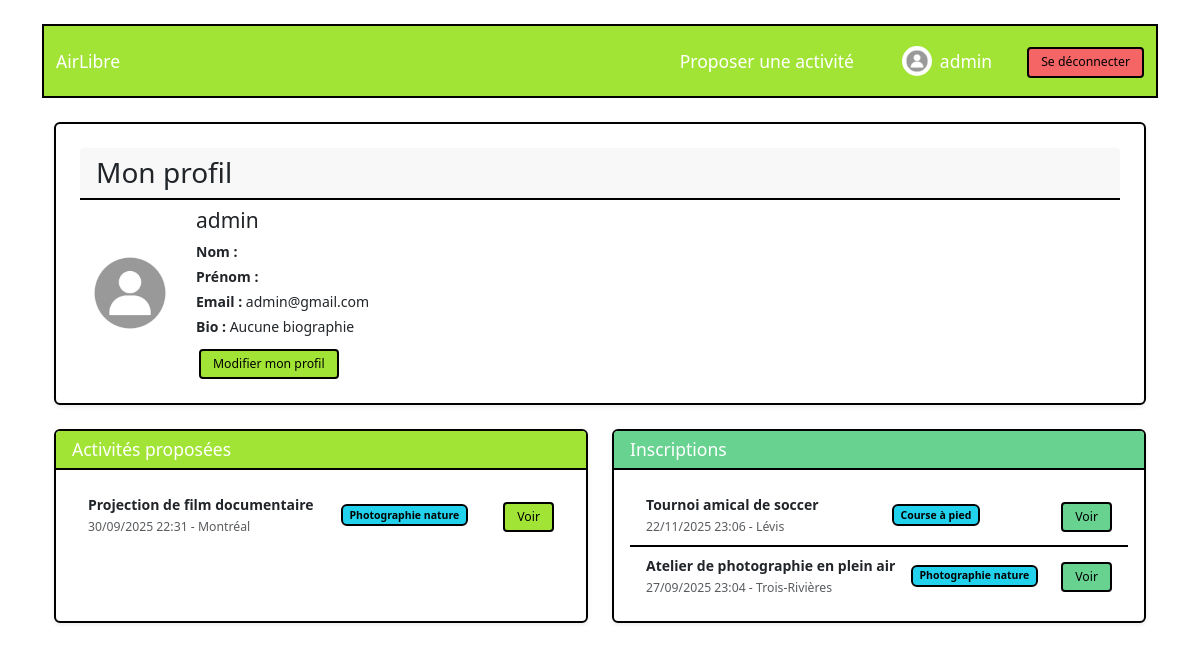
The page /activities/profil/ (signed in) on the database its author committed.
### activities/models.py (models this page shows, shortened)
class User(AbstractUser):
    avatar = models.ImageField(upload_to='avatars/', null=True, blank=True)
    bio = models.TextField(max_length=500, null=True, blank=True)
    ADMIN = 1
    PARTICIPANT = 2
    ORGANISATEUR = 3
    ROLES_UTILISATEURS = [
        (ADMIN, 'Admin'),
        (PARTICIPANT, 'Participant'),
        (ORGANISATEUR, 'Organisateur'),
    ]
    role = models.PositiveSmallIntegerField(
        choices=ROLES_UTILISATEURS,
        blank=True,
        null=True,
        verbose_name="Rôle",
    )
    class Meta:
        verbose_name = "Utilisateur"
        verbose_name_plural = "Utilisateurs"
        default_related_name = 'users_%(class)s_set'
        ordering = ["username"]

class Activity(models.Model):
    title = models.CharField(verbose_name="Titre",
                             validators=[MinLengthValidator(5), MaxLengthValidator(200)])
    description = models.CharField(verbose_name="Description",
                                   validators=[MinLengthValidator(10)],max_length=500)
    location_city = models.CharField(verbose_name="Ville",
                                     validators=[MinLengthValidator(2), MaxLengthValidator(100)])
    start_time = models.DateTimeField(verbose_name="Date et heure de début",
                                      validators=[validate_start])
    end_time = models.DateTimeField(verbose_name="Date et heure de fin")
    proposer = models.ForeignKey(User, verbose_name="Organisateur",
                                 related_name='proposed_activities', on_delete=models.CASCADE)
    attendees = models.ManyToManyField(User, verbose_name="Participants",
                                       related_name='attended_activities')
    category = models.ForeignKey(Category, verbose_name="Catégorie",
                                 related_name='activities',
                                 on_delete=models.SET_NULL,null=True,blank=True)
    created_at = models.DateTimeField(auto_now_add=True)
    updated_at = models.DateTimeField(auto_now=True)
    class Meta:
        verbose_name="Activité"
        verbose_name_plural = "Activités"
        ordering = ["-created_at"]

class Category(models.Model):
    name = models.CharField(verbose_name="Nom de la catégorie", max_length=100, unique=True)
    created_at = models.DateTimeField(auto_now_add=True)
    updated_at = models.DateTimeField(auto_now=True)
    class Meta:
        verbose_name="Catégorie"
        verbose_name_plural = "Catégories"
        ordering = ["-created_at"]

### activities/views.py (the view)
# urls.py: path("profil/", views.profil, name="profil"),
def profil(request):
    if not request.user.is_authenticated:
        raise PermissionDenied("Vous devez être connecté pour accéder à cette page.")
    user = request.user
    activites_proposees = Activity.objects.filter(proposer=user).order_by('-start_time')
    inscriptions = Activity.objects.filter(attendees=user).order_by('-start_time')
    context = {
        'user': user,
        'title': "Mon profil",
        'activites_proposees': activites_proposees,
        'inscriptions': inscriptions,
    }
    return render(request, 'activities/profil.html', context)

### activities/templates/activities/profil.html (shortened to what this page needs)
{% extends "activities/layout.html" %}
{% load static %}
{% block content %}
<div class="container mt-4">
    <div class="card shadow-sm mb-4 p-4">
        <div class="card-header h2 mb-2">{{ title }}</div>
        <div class="d-flex align-items-center">
            {% if user.avatar %}
            <img src="{{ user.avatar.url }}" alt="Avatar" class="rounded-circle me-3" width="100" height="100">
            {% else %}
            <img src="{% static 'activities/images/default-avatar.jpg' %}" alt="Avatar" class="rounded-circle me-3"
                width="100" height="100">
            {% endif %}
            <div>
                <h4>{{ user.username }}</h4>
                <p class="mb-1"><strong>Nom :</strong> {{ user.last_name }}</p>
                <p class="mb-1"><strong>Prénom :</strong> {{ user.first_name }}</p>
                <p class="mb-1"><strong>Email :</strong> {{ user.email }}</p>
                <p class="mb-1"><strong>Bio :</strong> {{ user.bio|default:"Aucune biographie" }}</p>
                <a href="{% url 'update_profil' %}" class="btn btn-outline-primary btn-sm mt-2">Modifier mon profil</a>
            </div>
        </div>
    </div>
    <div class="row mt-4">
        <div class="col-md-6 mb-4">
            <div class="card shadow-sm h-100">
                <div class="card-header bg-primary text-white">
                    <h5 class="mb-0">Activités proposées</h5>
                </div>
                <div class="card-body">
                    {% if activites_proposees %}
                    <ul class="list-group list-group-flush">
                        {% for activite in activites_proposees %}
                        <li class="list-group-item d-flex justify-content-between align-items-center">
                            <div>
                                <strong>{{ activite.title }}</strong><br>
                                <small class="text-muted">
                                    {{ activite.start_time|date:"d/m/Y H:i" }} - {{ activite.location_city }}
                                </small>
                            </div>
                            {% if activite.category %}
                            <span class="badge bg-info text-dark">{{ activite.category.name }}</span>
                            {% endif %}
                            <a href="{% url 'activity_detail' activite.id %}"
                                class="btn btn-sm btn-outline-primary ms-2">Voir</a>
                        </li>
                        {% endfor %}
                    </ul>
                    {% else %}
                    <p class="text-muted">Vous n'avez proposé aucune activité.</p>
                    {% endif %}
                </div>
            </div>
        </div>
        <div class="col-md-6 mb-4">
            <div class="card shadow-sm h-100">
                <div class="card-header bg-success text-white">
                    <h5 class="mb-0">Inscriptions</h5>
                </div>
                <div class="card-body">
                    {% if inscriptions %}
                    <ul class="list-group list-group-flush">
                        {% for activite in inscriptions %}
                        <li class="list-group-item d-flex justify-content-between align-items-center">
                            <div>
                                <strong>{{ activite.title }}</strong><br>
                                <small class="text-muted">
                                    {{ activite.start_time|date:"d/m/Y H:i" }} - {{ activite.location_city }}
                                </small>
                            </div>
                            {% if activite.category %}
                            <span class="badge bg-info text-dark">{{ activite.category.name }}</span>
                            {% endif %}
                            <a href="{% url 'activity_detail' activite.id %}"
                                class="btn btn-sm btn-outline-success ms-2">Voir</a>
                        </li>
                        {% endfor %}
                    </ul>
                    {% else %}
                    <p class="text-muted">Vous n'êtes inscrit à aucune activité.</p>
                    {% endif %}
                </div>
            </div>
        </div>
    </div>
</div>
{% endblock %}

### activities/templates/activities/layout.html (shortened to what this page needs)
{% load static %}
<!DOCTYPE html>
<html lang="fr">
<head>
    <link rel="stylesheet" href="{% static 'activities/styles/bootstrap.min.css' %}">
</head>
<body class="container mt-4">
    <nav class="navbar navbar-expand-lg navbar-dark bg-primary">
        <div class="container-fluid">
            <a class="navbar-brand" href="{% url 'index' %}">AirLibre</a>
            <div class="collapse navbar-collapse" id="navbarColor01">
    <ul class="navbar-nav ms-auto align-items-center">
        {% if user.is_authenticated %}
            <li class="nav-item">
                <a class="nav-link" href="{% url 'proposer_activite' %}">Proposer une activité</a>
            </li>
            <li class="nav-item d-flex align-items-center ms-3">
                <a class="nav-link d-flex align-items-center" href="{% url 'profil' %}">
                    {% if user.avatar %}
                        <img src="{{ user.avatar.url }}" alt="Avatar"
                             class="rounded-circle me-2" width="30" height="30">
                    {% else %}
                        <img src="{% static 'activities/images/default-avatar.jpg' %}" alt="Avatar"
                             class="rounded-circle me-2" width="30" height="30">
                    {% endif %}
                    <span>{{ user.username }}</span>
                </a>
            </li>
            <li class="nav-item ms-3">
                <a class="btn btn-outline-danger btn-sm" href="{% url 'logout' %}">
                    Se déconnecter
                </a>
            </li>
        {% endif %}
    </ul>
</div>
        </div>
    </nav>
    <main class="mt-4">
        <div id="content">
            {% block content %}{% endblock %}
        </div>
    </main>
</body>
</html>

### rows shown on the page
User: username "admin", email "admin@gmail.com", bio "Aucune biographie"
Activity: title "Projection de film documentaire", start_time "30/09/2025 22:31", location_city "Montréal", category.name "Photographie nature"
Activity: title "Tournoi amical de soccer", start_time "22/11/2025 23:06", location_city "Lévis", category.name "Course à pied"
Activity: title "Atelier de photographie en plein air", start_time "27/09/2025 23:04", location_city "Trois-Rivières", category.name "Photographie nature"

### other values the page prints
{{ title }} "Mon profil"
